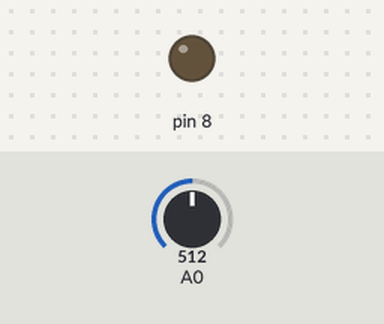
Recording of a sketch running on a simulated Arduino Uno, built with avr-gcc and run on an emulated ATmega328P. Parts: output pins drawn as LEDs (lit = HIGH). Inputs (shaded band) come from the test bench; at power-on: A0 = 512.

Above: at 1.2 s.
1.3 s: A0 set to 90
2.8 s: A0 set to 77
At 3.2 s:
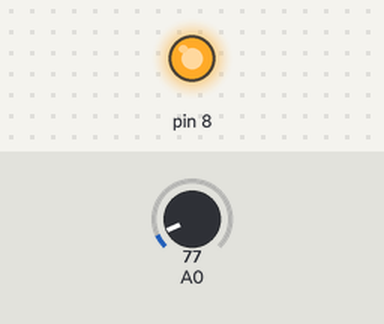
4.3 s: A0 set to 110
5.8 s: A0 set to 128
At 7.0 s:
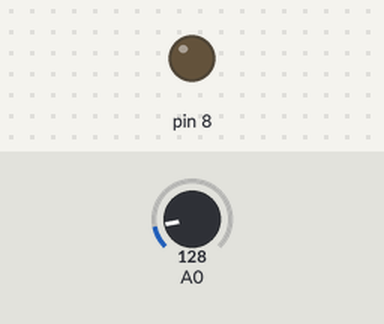
7.3 s: A0 set to 0
At 8.6 s:
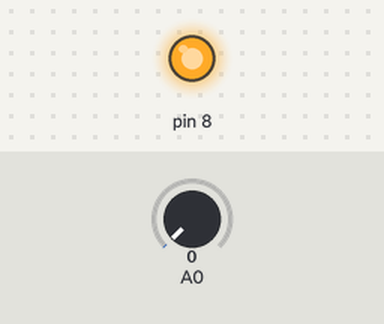
Timing chart, 0 to 9.8 s (numbered marks = the images above; inputs shaded):
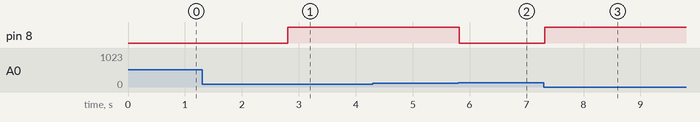

Measured:
- the behaviour switches between 82 and 81 on A0 (found by bisection; images 0 and 1)
- the behaviour switches between 122 and 123 on A0 (found by bisection; images 1 and 2)
- after the input at 1.3 s, every drawn part: stays the same
- after the input at 2.8 s, pin 8: LOW → HIGH at once
- after the input at 4.3 s, every drawn part: stays the same
- after the input at 5.8 s, pin 8: HIGH → LOW at once
- after the input at 7.3 s, pin 8: LOW → HIGH at once

The sketch:

reference.ino
```cpp
bool on=false;
void setup(){pinMode(8,OUTPUT);}
void loop(){
  float u=analogRead(A0)*(5000.0/1023.0);
  if(u<400) on=true; else if(u>600) on=false;
  digitalWrite(8,on);
  delay(30);
}
```
